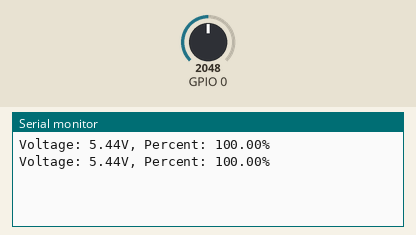
Bench run of a program on a simulated ESP32. Parts: the last lines printed to the serial monitor. The test bench sets the inputs (shaded band); at power-on: GPIO 0 = 2048.

Above: at 1.8 s.
1.9 s: GPIO 0 set to 491
At 2.8 s:
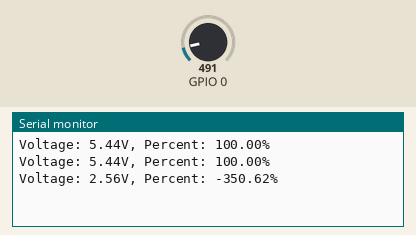
3.4 s: GPIO 0 set to 60
At 4.6 s:
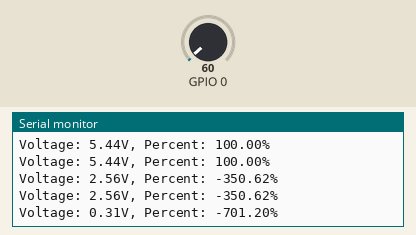
Timing chart, 0 to 6.4 s (numbered marks = the images above; inputs shaded):
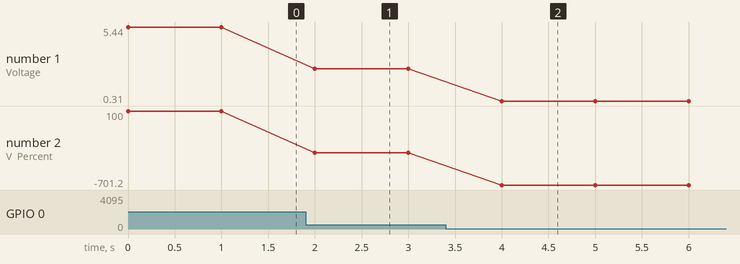

The program:

main.cpp
```cpp
#include <Arduino.h>
#include "BatReader.h"
#include "driver/adc.h"


BatReader reader;

void setup() {
    Serial.begin(9600);

    #if defined(AUDRINO)
        reader.initArduinoReader(A0, 5.44, 4.8); // according to battery to be measured to set max voltage and min voltage
        reader.setDivider(10000, 110000);  // according to battery to be measured
    #endif

    #if defined(ESP32)
        reader.initESP32Reader(ADC1_CHANNEL_0, 5.44, 4.8, ADC_ATTEN_DB_11, ADC_UNIT_1, ADC_WIDTH_BIT_12);
        reader.setDivider(300000, 78000);
    #endif
}

void loop() {
    BatInfo info = reader.readBatInfo();
    Serial.print("Voltage: ");
    Serial.print(info.voltage);
    Serial.print("V, Percent: ");
    Serial.print(info.percent);
    Serial.println("%");
    delay(1000);
}
```

BatReader.cpp
```cpp
#include "BatReader.h"

#if defined(ARDUINO) && ARDUINO >= 100
  #include "Arduino.h"
#else
  #include "WProgram.h"
#endif

// #if defined(ESP32)
//     #include <driver/adc.h>
//     #include "esp_adc_cal.h"
// #endif

BatReader::BatReader() {

}

#if defined(ARDUINO)
void BatReader::initArduinoReader(int _p, float _max, float _min) {
	_max_vcc = _max;
	_min_vcc = _min;
	_pin = _p;
	_vref = 5.0;
}
#endif

#if defined(ESP32)
void BatReader::initESP32Reader(adc1_channel_t _channel, float _max, float _min, adc_atten_t _adc_atten, adc_unit_t _adc_num, adc_bits_width_t _adc_width) {
	_max_vcc = _max;
	_min_vcc = _min;
	_channel = _channel;
	_vref = 1.1;
	_adc_atten_db = _adc_atten;
	_adc_num = _adc_num;
	_adc_width = _adc_width;

	adc1_config_width(_adc_width);
    adc1_config_channel_atten(_channel, _adc_atten_db);

	adcChar = (esp_adc_cal_characteristics_t *)calloc(1, sizeof(esp_adc_cal_characteristics_t));
    esp_adc_cal_value_t cal_mode = esp_adc_cal_characterize(_adc_num, _adc_atten_db, _adc_width, ESP_ADC_CAL_VAL_DEFAULT_VREF, adcChar);
}
#endif

BatInfo BatReader::readBatInfo(void) {
	BatInfo info = {
		.voltage = 0.0,
		.percent = 0.0
	};
	#if defined(ARDUINO)
		float readed = (float)(analogRead(_pin)*_vref)/1024;
		if(readed > _max_vcc)
			readed = _max_vcc;
		// check divider exists or not, R1 AND R2 should not be empty
		if (!_divider || _R1 == 0 || _R2 == 0) {
			info.voltage = readed;
			info.percent = (readed - _min_vcc) / (_max_vcc - _min_vcc) * 100;
			return info;
		}
		info.voltage = float(_R1 + _R2) / _R2 * readed + _vol_offset;
		if (info.voltage > _max_vcc)
			info.voltage = _max_vcc;
		info.percent = ((info.voltage - _min_vcc) / (_max_vcc - _min_vcc)) * 100;
	#else
		int samplingFrequency = 500; // sampling frequency
		long sum = 0;
		float samples = 0.0;      // samples average

		for (int i = 0; i < samplingFrequency; i++)
		{
			sum += adc1_get_raw(_channel);
			delayMicroseconds(1000);
		}
		samples = sum / (float)samplingFrequency;

		uint32_t voltage = esp_adc_cal_raw_to_voltage(samples, adcChar);

		if (!_divider || _R1 == 0 || _R2 == 0) {
			return info;
		}

		float adc_voltage = (float)voltage / 1000.0f + _adc_offset;
		info.voltage = (_R1 + _R2) / _R2 * adc_voltage + _vol_offset;
		if (info.voltage > _max_vcc)
			info.voltage = _max_vcc;
		info.percent = ((info.voltage - _min_vcc) / (_max_vcc - _min_vcc)) * 100;
	#endif
	return info;
}
```

BatReader.h
```cpp
/*
 * @Author: lrtxpra
 * @Date: 2024-04-10 14:40:34
 * @Last Modified by: lrtxpra
 * @Last Modified time: 2024-04-10 14:47:27
 */

#ifndef __BATREADER_H__
#define __BATREADER_H__

#include "Arduino.h"

#if defined(ARDUINO) && ARDUINO >= 100
    #include "pins_arduino.h"
#endif

#if defined(ESP32)
    #include <driver/adc.h>
    #include "hal/adc_types.h"
    #include "esp_adc_cal.h"

#endif

////////////////////////////
// Definitions            //
////////////////////////////
#define BAT_PIN A7
#define BAT_MAX	5.44
#define BAT_MIN	4.8
#define ANA_REF	5
#define SLOPE	100/(BAT_MAX - BAT_MIN)
#define OFFSET	(100*BAT_MIN)/(BAT_MAX - BAT_MIN)

typedef struct BatInfo {
    float voltage;
    float percent;
} BatInfo;

class BatReader
{
public:

    /**
     * if platform is esp32, _p represents the channel number of the ADC
    */
	BatReader();
    #if defined(ARDUINO)
        void initArduinoReader(int _p, float _max, float _min);
    #endif
    #if defined(ESP32)
        void initESP32Reader(adc1_channel_t _channel, float _max, float _min, adc_atten_t _adc_atten, adc_unit_t _adc_num, adc_bits_width_t _adc_width);
    #endif

	BatInfo readBatInfo(void);

    void setADCOffset(float _o) {
        _adc_offset = _o;
    }

    void setVOLOffset(float _o) {
        _vol_offset = _o;
    }

    void setMaxVcc(float _v) {
        _max_vcc = _v;
    }

    void setMinVcc(float _v) {
        _min_vcc = _v;
    }

    void setVref(float _v) {
        _vref = _v;
    }

    void setR2(int _r) {
        _R2 = _r;
    }

    void setDivider(long _r1, long _r2) {
        _divider = true;
        _R1 = _r1;
        _R2 = _r2;
    }

private:
    int _pin;
    float _max_vcc;
    float _min_vcc;
    float _vref;

    float _adc_offset;
    float _vol_offset;

    bool _divider;
    long _R1;
    long _R2;

    // esp32
    #if defined(ESP32)
        adc1_channel_t _adc_channel;
        adc_atten_t _adc_atten_db;
        adc_unit_t _adc_num;
        adc_bits_width_t _adc_width;
        esp_adc_cal_characteristics_t * adcChar;
    #endif

    void _init(void);
};

#endif // BATREADER_H //
```

Measured:
- after the input at 1.9 s, the serial monitor: prints a new line after 0.10 s (image 1)
- after the input at 3.4 s, the serial monitor: prints a new line after 0.60 s (image 2)
- plotted number 1: 5.44 → 2.56 after the input at 1.9 s, 2.56 → 0.31 after the input at 3.4 s
- plotted number 2: 100 → -350.62 after the input at 1.9 s, -350.62 → -701.2 after the input at 3.4 s
